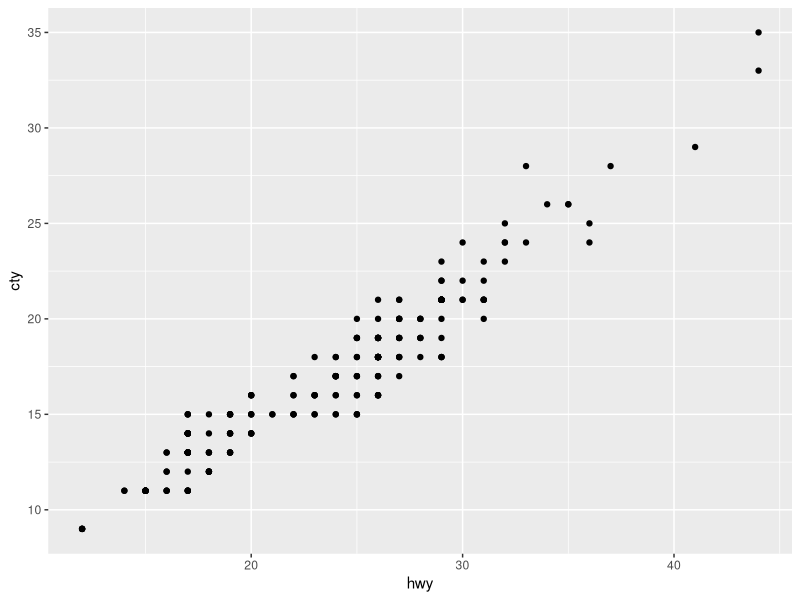
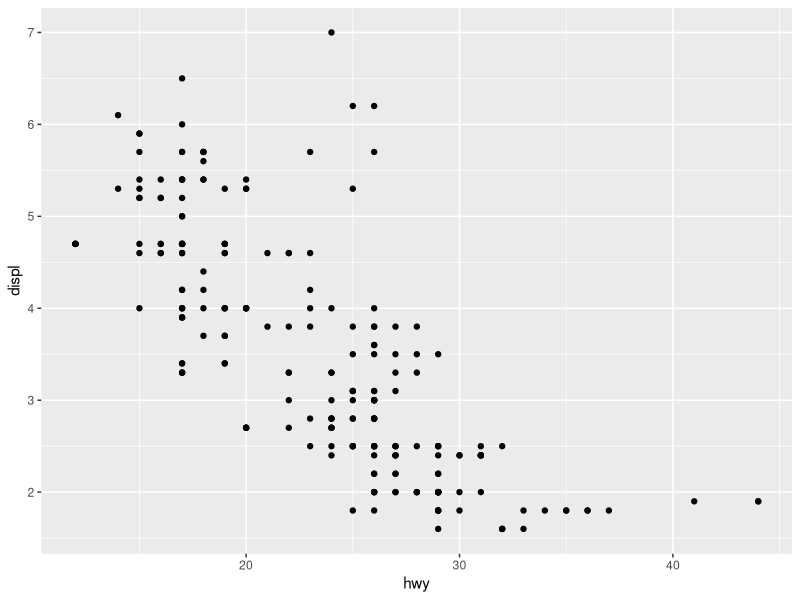

These figures' R source, in order:
# Demo file
# 2020 Spring - BUS 355 Intro to Data Science

# Any line that begins with a '#' is a comment line and is NOT run by R

5 + 7

x <- 5 + 7

x <- 21

# this next line loads the ggplot2 package
library(ggplot2)

# this next line allows you to see the mpg data, which comes from the package
mpg


# the next 2 lines is the command to create a graph of the mpg data; and looks at the 
# relationship between hwy (which is miles per gallon on the highway) and cty (which 
# is miles per gallon in the city)
ggplot(data = mpg) +
  geom_point(mapping = aes(x = hwy, y = cty))


# this next line looks at hwy and displ (which is engine size--or displacement)
ggplot(data = mpg) +
  geom_point(mapping = aes(x = hwy, y = displ))





